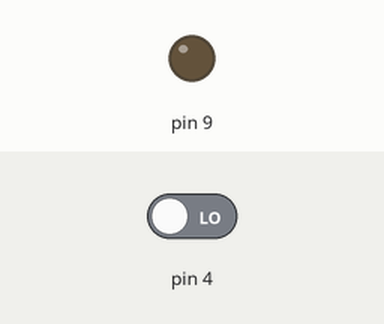
Recording of a sketch running on a simulated Arduino Uno, built with avr-gcc and run on an emulated ATmega328P. On the bench: output pins drawn as LEDs (lit = HIGH). The test bench sets the inputs (shaded band); at power-on: pin 4 LOW.

Above: at 1.2 s.
1.3 s: pin 4 driven HIGH
At 1.9 s:
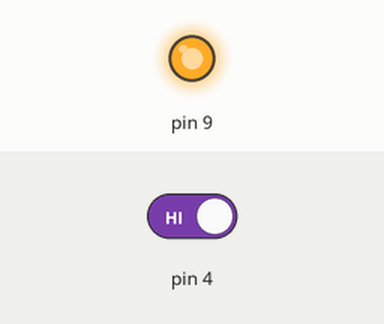
Timing chart, 0 to 4.3 s (numbered marks = the images above; inputs shaded):
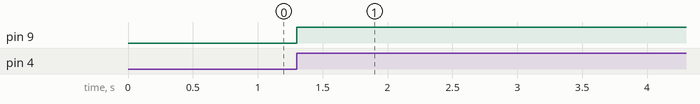

The sketch:

RenTiGanYingDeng.ino
```cpp
void setup(){
  pinMode(4, INPUT);
  pinMode(9, OUTPUT);
}

void loop(){
  // 判断连接在4管脚的人体传感器是否感应到有人靠近，感应到则为1，否则为0.
  if (digitalRead(4) == 1) {
    // “高”表示点亮连接在9号管脚绿灯，时间延续5s
    digitalWrite(9,HIGH);
    delay(5000);
  } else {
    // “低”表示熄灭连接在9管脚绿灯
    digitalWrite(9,LOW);
  }
}
```

Measured:
- after the input at 1.3 s, pin 9: LOW → HIGH at once
